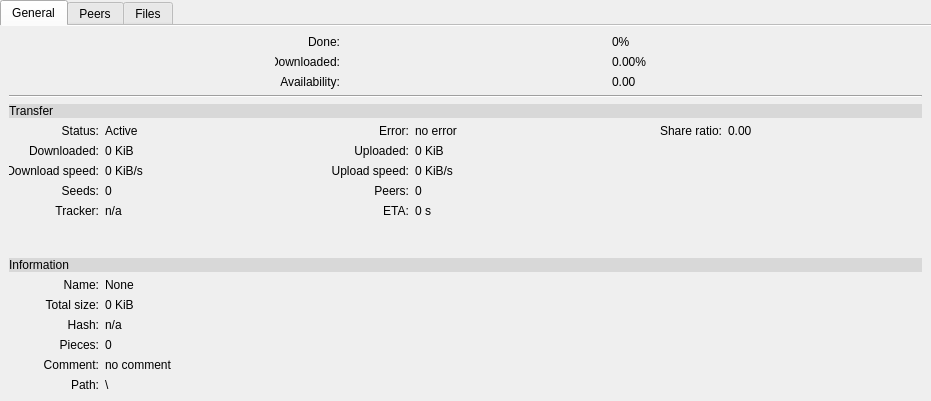
<?xml version="1.0" encoding="UTF-8"?>
<ui version="4.0">
 <author>Miller</author>
 <class>TabWidget_Details</class>
 <widget class="QTabWidget" name="TabWidget_Details">
  <property name="geometry">
   <rect>
    <x>0</x>
    <y>0</y>
    <width>931</width>
    <height>401</height>
   </rect>
  </property>
  <property name="sizePolicy">
   <sizepolicy hsizetype="Preferred" vsizetype="Preferred">
    <horstretch>0</horstretch>
    <verstretch>0</verstretch>
   </sizepolicy>
  </property>
  <property name="minimumSize">
   <size>
    <width>0</width>
    <height>0</height>
   </size>
  </property>
  <property name="maximumSize">
   <size>
    <width>16777215</width>
    <height>16777215</height>
   </size>
  </property>
  <property name="windowTitle">
   <string>TabWidget</string>
  </property>
  <property name="autoFillBackground">
   <bool>false</bool>
  </property>
  <property name="styleSheet">
   <string notr="true"/>
  </property>
  <property name="currentIndex">
   <number>0</number>
  </property>
  <property name="documentMode">
   <bool>true</bool>
  </property>
  <widget class="QWidget" name="tab_General">
   <attribute name="icon">
    <iconset resource="Aria2cRemote.qrc">
     <normaloff>:/icon/info.png</normaloff>:/icon/info.png</iconset>
   </attribute>
   <attribute name="title">
    <string>General</string>
   </attribute>
   <layout class="QVBoxLayout" name="verticalLayout_20">
    <item>
     <layout class="QHBoxLayout" name="horizontalLayout_Progress">
      <item>
       <widget class="QLabel" name="label_Done_Text">
        <property name="maximumSize">
         <size>
          <width>65</width>
          <height>16777215</height>
         </size>
        </property>
        <property name="text">
         <string>Done:</string>
        </property>
        <property name="alignment">
         <set>Qt::AlignRight|Qt::AlignTrailing|Qt::AlignVCenter</set>
        </property>
       </widget>
      </item>
      <item>
       <widget class="QLabel" name="label_ProgressPercent_text">
        <property name="minimumSize">
         <size>
          <width>0</width>
          <height>0</height>
         </size>
        </property>
        <property name="maximumSize">
         <size>
          <width>42</width>
          <height>16777215</height>
         </size>
        </property>
        <property name="text">
         <string>0%</string>
        </property>
       </widget>
      </item>
     </layout>
    </item>
    <item>
     <layout class="QHBoxLayout" name="horizontalLayout_Pieces">
      <item>
       <widget class="QLabel" name="label_DownloadedPercent_Text">
        <property name="maximumSize">
         <size>
          <width>65</width>
          <height>16777215</height>
         </size>
        </property>
        <property name="text">
         <string>Downloaded:</string>
        </property>
        <property name="alignment">
         <set>Qt::AlignRight|Qt::AlignTrailing|Qt::AlignVCenter</set>
        </property>
       </widget>
      </item>
      <item>
       <widget class="QLabel" name="label_DownloadPercent_Text">
        <property name="minimumSize">
         <size>
          <width>0</width>
          <height>0</height>
         </size>
        </property>
        <property name="maximumSize">
         <size>
          <width>42</width>
          <height>16777215</height>
         </size>
        </property>
        <property name="text">
         <string>0.00%</string>
        </property>
       </widget>
      </item>
     </layout>
    </item>
    <item>
     <layout class="QHBoxLayout" name="horizontalLayout_Availability">
      <item>
       <widget class="QLabel" name="label_Availability_Text">
        <property name="maximumSize">
         <size>
          <width>65</width>
          <height>16777215</height>
         </size>
        </property>
        <property name="text">
         <string>Availability:</string>
        </property>
        <property name="alignment">
         <set>Qt::AlignRight|Qt::AlignTrailing|Qt::AlignVCenter</set>
        </property>
       </widget>
      </item>
      <item>
       <widget class="QLabel" name="label_AvailabilityPercent">
        <property name="minimumSize">
         <size>
          <width>0</width>
          <height>0</height>
         </size>
        </property>
        <property name="maximumSize">
         <size>
          <width>42</width>
          <height>16777215</height>
         </size>
        </property>
        <property name="text">
         <string>0.00</string>
        </property>
       </widget>
      </item>
     </layout>
    </item>
    <item>
     <widget class="Line" name="line">
      <property name="orientation">
       <enum>Qt::Horizontal</enum>
      </property>
     </widget>
    </item>
    <item>
     <layout class="QVBoxLayout" name="verticalLayout">
      <item>
       <widget class="QLabel" name="label_Transfer">
        <property name="styleSheet">
         <string notr="true">font: 75 13pt &quot;MS Shell Dlg 2&quot;;
background-color: rgb(216, 216, 216);</string>
        </property>
        <property name="text">
         <string>Transfer</string>
        </property>
        <property name="textFormat">
         <enum>Qt::RichText</enum>
        </property>
       </widget>
      </item>
      <item>
       <layout class="QHBoxLayout" name="horizontalLayout_2">
        <item>
         <layout class="QVBoxLayout" name="verticalLayout_2">
          <item>
           <widget class="QLabel" name="label_Status_Text">
            <property name="minimumSize">
             <size>
              <width>90</width>
              <height>0</height>
             </size>
            </property>
            <property name="maximumSize">
             <size>
              <width>90</width>
              <height>16777215</height>
             </size>
            </property>
            <property name="text">
             <string>Status:</string>
            </property>
            <property name="alignment">
             <set>Qt::AlignRight|Qt::AlignTrailing|Qt::AlignVCenter</set>
            </property>
           </widget>
          </item>
          <item>
           <widget class="QLabel" name="label_Downloaded_Text">
            <property name="minimumSize">
             <size>
              <width>90</width>
              <height>0</height>
             </size>
            </property>
            <property name="maximumSize">
             <size>
              <width>90</width>
              <height>16777215</height>
             </size>
            </property>
            <property name="text">
             <string>Downloaded:</string>
            </property>
            <property name="alignment">
             <set>Qt::AlignRight|Qt::AlignTrailing|Qt::AlignVCenter</set>
            </property>
           </widget>
          </item>
          <item>
           <widget class="QLabel" name="label_DownloadSpeed_Text">
            <property name="minimumSize">
             <size>
              <width>90</width>
              <height>0</height>
             </size>
            </property>
            <property name="maximumSize">
             <size>
              <width>90</width>
              <height>16777215</height>
             </size>
            </property>
            <property name="text">
             <string>Download speed:</string>
            </property>
            <property name="alignment">
             <set>Qt::AlignRight|Qt::AlignTrailing|Qt::AlignVCenter</set>
            </property>
           </widget>
          </item>
          <item>
           <widget class="QLabel" name="label_Seeds_Text">
            <property name="minimumSize">
             <size>
              <width>90</width>
              <height>0</height>
             </size>
            </property>
            <property name="maximumSize">
             <size>
              <width>90</width>
              <height>16777215</height>
             </size>
            </property>
            <property name="text">
             <string>Seeds:</string>
            </property>
            <property name="alignment">
             <set>Qt::AlignRight|Qt::AlignTrailing|Qt::AlignVCenter</set>
            </property>
           </widget>
          </item>
          <item>
           <widget class="QLabel" name="label_Tracker_Text">
            <property name="minimumSize">
             <size>
              <width>90</width>
              <height>0</height>
             </size>
            </property>
            <property name="maximumSize">
             <size>
              <width>90</width>
              <height>16777215</height>
             </size>
            </property>
            <property name="text">
             <string>Tracker:</string>
            </property>
            <property name="alignment">
             <set>Qt::AlignRight|Qt::AlignTrailing|Qt::AlignVCenter</set>
            </property>
           </widget>
          </item>
          <item>
           <spacer name="verticalSpacer">
            <property name="orientation">
             <enum>Qt::Vertical</enum>
            </property>
            <property name="sizeHint" stdset="0">
             <size>
              <width>20</width>
              <height>40</height>
             </size>
            </property>
           </spacer>
          </item>
         </layout>
        </item>
        <item>
         <layout class="QVBoxLayout" name="verticalLayout_8">
          <item>
           <widget class="QLabel" name="label_Status">
            <property name="text">
             <string>Active</string>
            </property>
           </widget>
          </item>
          <item>
           <widget class="QLabel" name="label_Downloaded">
            <property name="text">
             <string>0 KiB</string>
            </property>
           </widget>
          </item>
          <item>
           <widget class="QLabel" name="label_DownloadSpeed">
            <property name="text">
             <string>0 KiB/s</string>
            </property>
           </widget>
          </item>
          <item>
           <widget class="QLabel" name="label_Seeds">
            <property name="text">
             <string>0</string>
            </property>
           </widget>
          </item>
          <item>
           <widget class="QLabel" name="label_Tracker">
            <property name="text">
             <string>n/a</string>
            </property>
            <property name="wordWrap">
             <bool>true</bool>
            </property>
           </widget>
          </item>
          <item>
           <spacer name="verticalSpacer_4">
            <property name="orientation">
             <enum>Qt::Vertical</enum>
            </property>
            <property name="sizeHint" stdset="0">
             <size>
              <width>20</width>
              <height>40</height>
             </size>
            </property>
           </spacer>
          </item>
         </layout>
        </item>
        <item>
         <spacer name="horizontalSpacer">
          <property name="orientation">
           <enum>Qt::Horizontal</enum>
          </property>
          <property name="sizeHint" stdset="0">
           <size>
            <width>40</width>
            <height>20</height>
           </size>
          </property>
         </spacer>
        </item>
        <item>
         <layout class="QVBoxLayout" name="verticalLayout_11">
          <item>
           <widget class="QLabel" name="label_Error_Text_2">
            <property name="minimumSize">
             <size>
              <width>90</width>
              <height>0</height>
             </size>
            </property>
            <property name="maximumSize">
             <size>
              <width>90</width>
              <height>16777215</height>
             </size>
            </property>
            <property name="text">
             <string>Error:</string>
            </property>
            <property name="alignment">
             <set>Qt::AlignRight|Qt::AlignTrailing|Qt::AlignVCenter</set>
            </property>
           </widget>
          </item>
          <item>
           <widget class="QLabel" name="label_Uploaded_Text">
            <property name="minimumSize">
             <size>
              <width>90</width>
              <height>0</height>
             </size>
            </property>
            <property name="maximumSize">
             <size>
              <width>90</width>
              <height>16777215</height>
             </size>
            </property>
            <property name="text">
             <string>Uploaded:</string>
            </property>
            <property name="alignment">
             <set>Qt::AlignRight|Qt::AlignTrailing|Qt::AlignVCenter</set>
            </property>
           </widget>
          </item>
          <item>
           <widget class="QLabel" name="label_UploadSpeed_Text">
            <property name="minimumSize">
             <size>
              <width>90</width>
              <height>0</height>
             </size>
            </property>
            <property name="maximumSize">
             <size>
              <width>90</width>
              <height>16777215</height>
             </size>
            </property>
            <property name="text">
             <string>Upload speed:</string>
            </property>
            <property name="alignment">
             <set>Qt::AlignRight|Qt::AlignTrailing|Qt::AlignVCenter</set>
            </property>
           </widget>
          </item>
          <item>
           <widget class="QLabel" name="label_Peers_Text">
            <property name="minimumSize">
             <size>
              <width>90</width>
              <height>0</height>
             </size>
            </property>
            <property name="maximumSize">
             <size>
              <width>90</width>
              <height>16777215</height>
             </size>
            </property>
            <property name="text">
             <string>Peers:</string>
            </property>
            <property name="alignment">
             <set>Qt::AlignRight|Qt::AlignTrailing|Qt::AlignVCenter</set>
            </property>
           </widget>
          </item>
          <item>
           <widget class="QLabel" name="label_ETA_Text">
            <property name="minimumSize">
             <size>
              <width>90</width>
              <height>0</height>
             </size>
            </property>
            <property name="maximumSize">
             <size>
              <width>90</width>
              <height>16777215</height>
             </size>
            </property>
            <property name="text">
             <string>ETA:</string>
            </property>
            <property name="alignment">
             <set>Qt::AlignRight|Qt::AlignTrailing|Qt::AlignVCenter</set>
            </property>
           </widget>
          </item>
          <item>
           <spacer name="verticalSpacer_2">
            <property name="orientation">
             <enum>Qt::Vertical</enum>
            </property>
            <property name="sizeHint" stdset="0">
             <size>
              <width>20</width>
              <height>40</height>
             </size>
            </property>
           </spacer>
          </item>
         </layout>
        </item>
        <item>
         <layout class="QVBoxLayout" name="verticalLayout_10">
          <item>
           <widget class="QLabel" name="label_Error">
            <property name="text">
             <string>no error</string>
            </property>
           </widget>
          </item>
          <item>
           <widget class="QLabel" name="label_Uploaded">
            <property name="text">
             <string>0 KiB</string>
            </property>
           </widget>
          </item>
          <item>
           <widget class="QLabel" name="label_UploadSpeed">
            <property name="text">
             <string>0 KiB/s</string>
            </property>
           </widget>
          </item>
          <item>
           <widget class="QLabel" name="label_Peers">
            <property name="text">
             <string>0</string>
            </property>
           </widget>
          </item>
          <item>
           <widget class="QLabel" name="label_ETA">
            <property name="text">
             <string>0 s</string>
            </property>
           </widget>
          </item>
          <item>
           <spacer name="verticalSpacer_5">
            <property name="orientation">
             <enum>Qt::Vertical</enum>
            </property>
            <property name="sizeHint" stdset="0">
             <size>
              <width>20</width>
              <height>40</height>
             </size>
            </property>
           </spacer>
          </item>
         </layout>
        </item>
        <item>
         <spacer name="horizontalSpacer_3">
          <property name="orientation">
           <enum>Qt::Horizontal</enum>
          </property>
          <property name="sizeHint" stdset="0">
           <size>
            <width>40</width>
            <height>20</height>
           </size>
          </property>
         </spacer>
        </item>
        <item>
         <layout class="QVBoxLayout" name="verticalLayout_9">
          <item>
           <widget class="QLabel" name="label_ShareRatio_Text">
            <property name="minimumSize">
             <size>
              <width>90</width>
              <height>0</height>
             </size>
            </property>
            <property name="maximumSize">
             <size>
              <width>90</width>
              <height>16777215</height>
             </size>
            </property>
            <property name="text">
             <string>Share ratio:</string>
            </property>
            <property name="alignment">
             <set>Qt::AlignRight|Qt::AlignTrailing|Qt::AlignVCenter</set>
            </property>
           </widget>
          </item>
          <item>
           <spacer name="verticalSpacer_3">
            <property name="orientation">
             <enum>Qt::Vertical</enum>
            </property>
            <property name="sizeHint" stdset="0">
             <size>
              <width>20</width>
              <height>40</height>
             </size>
            </property>
           </spacer>
          </item>
         </layout>
        </item>
        <item>
         <layout class="QVBoxLayout" name="verticalLayout_3">
          <item>
           <widget class="QLabel" name="label_SharedRatio">
            <property name="text">
             <string>0.00</string>
            </property>
           </widget>
          </item>
          <item>
           <spacer name="verticalSpacer_6">
            <property name="orientation">
             <enum>Qt::Vertical</enum>
            </property>
            <property name="sizeHint" stdset="0">
             <size>
              <width>20</width>
              <height>40</height>
             </size>
            </property>
           </spacer>
          </item>
         </layout>
        </item>
        <item>
         <spacer name="horizontalSpacer_2">
          <property name="orientation">
           <enum>Qt::Horizontal</enum>
          </property>
          <property name="sizeHint" stdset="0">
           <size>
            <width>40</width>
            <height>20</height>
           </size>
          </property>
         </spacer>
        </item>
       </layout>
      </item>
     </layout>
    </item>
    <item>
     <layout class="QVBoxLayout" name="verticalLayout_12">
      <item>
       <widget class="QLabel" name="label_Information">
        <property name="styleSheet">
         <string notr="true">font: 75 13pt &quot;MS Shell Dlg 2&quot;;
background-color: rgb(216, 216, 216);</string>
        </property>
        <property name="text">
         <string>Information</string>
        </property>
        <property name="textFormat">
         <enum>Qt::RichText</enum>
        </property>
       </widget>
      </item>
      <item>
       <layout class="QHBoxLayout" name="horizontalLayout_5">
        <item>
         <layout class="QVBoxLayout" name="verticalLayout_19">
          <item>
           <widget class="QLabel" name="label_Name_Text">
            <property name="minimumSize">
             <size>
              <width>90</width>
              <height>0</height>
             </size>
            </property>
            <property name="maximumSize">
             <size>
              <width>90</width>
              <height>16777215</height>
             </size>
            </property>
            <property name="text">
             <string>Name:</string>
            </property>
            <property name="alignment">
             <set>Qt::AlignRight|Qt::AlignTrailing|Qt::AlignVCenter</set>
            </property>
           </widget>
          </item>
          <item>
           <widget class="QLabel" name="label_TotalSize_Text">
            <property name="minimumSize">
             <size>
              <width>90</width>
              <height>0</height>
             </size>
            </property>
            <property name="maximumSize">
             <size>
              <width>90</width>
              <height>16777215</height>
             </size>
            </property>
            <property name="text">
             <string>Total size:</string>
            </property>
            <property name="alignment">
             <set>Qt::AlignRight|Qt::AlignTrailing|Qt::AlignVCenter</set>
            </property>
           </widget>
          </item>
          <item>
           <widget class="QLabel" name="label_Hash_Text">
            <property name="minimumSize">
             <size>
              <width>90</width>
              <height>0</height>
             </size>
            </property>
            <property name="maximumSize">
             <size>
              <width>90</width>
              <height>16777215</height>
             </size>
            </property>
            <property name="text">
             <string>Hash:</string>
            </property>
            <property name="alignment">
             <set>Qt::AlignRight|Qt::AlignTrailing|Qt::AlignVCenter</set>
            </property>
           </widget>
          </item>
          <item>
           <widget class="QLabel" name="label_Pieces_Text">
            <property name="minimumSize">
             <size>
              <width>90</width>
              <height>0</height>
             </size>
            </property>
            <property name="maximumSize">
             <size>
              <width>90</width>
              <height>16777215</height>
             </size>
            </property>
            <property name="text">
             <string>Pieces:</string>
            </property>
            <property name="alignment">
             <set>Qt::AlignRight|Qt::AlignTrailing|Qt::AlignVCenter</set>
            </property>
           </widget>
          </item>
          <item>
           <widget class="QLabel" name="label_Comment_Text">
            <property name="minimumSize">
             <size>
              <width>90</width>
              <height>0</height>
             </size>
            </property>
            <property name="maximumSize">
             <size>
              <width>90</width>
              <height>16777215</height>
             </size>
            </property>
            <property name="text">
             <string>Comment:</string>
            </property>
            <property name="alignment">
             <set>Qt::AlignRight|Qt::AlignTrailing|Qt::AlignVCenter</set>
            </property>
           </widget>
          </item>
          <item>
           <widget class="QLabel" name="label_Path_text">
            <property name="minimumSize">
             <size>
              <width>90</width>
              <height>0</height>
             </size>
            </property>
            <property name="maximumSize">
             <size>
              <width>90</width>
              <height>16777215</height>
             </size>
            </property>
            <property name="text">
             <string>Path:</string>
            </property>
            <property name="alignment">
             <set>Qt::AlignRight|Qt::AlignTrailing|Qt::AlignVCenter</set>
            </property>
           </widget>
          </item>
          <item>
           <spacer name="verticalSpacer_7">
            <property name="orientation">
             <enum>Qt::Vertical</enum>
            </property>
            <property name="sizeHint" stdset="0">
             <size>
              <width>20</width>
              <height>40</height>
             </size>
            </property>
           </spacer>
          </item>
         </layout>
        </item>
        <item>
         <layout class="QVBoxLayout" name="verticalLayout_18">
          <item>
           <widget class="QLabel" name="label_Name">
            <property name="text">
             <string>None</string>
            </property>
           </widget>
          </item>
          <item>
           <widget class="QLabel" name="label_TotalSize">
            <property name="text">
             <string>0 KiB</string>
            </property>
           </widget>
          </item>
          <item>
           <widget class="QLabel" name="label_Hash">
            <property name="text">
             <string>n/a</string>
            </property>
           </widget>
          </item>
          <item>
           <widget class="QLabel" name="label_Pieces">
            <property name="text">
             <string>0</string>
            </property>
           </widget>
          </item>
          <item>
           <widget class="QLabel" name="label_Comment">
            <property name="text">
             <string>no comment</string>
            </property>
           </widget>
          </item>
          <item>
           <widget class="QLabel" name="label_Path">
            <property name="text">
             <string>\</string>
            </property>
           </widget>
          </item>
          <item>
           <spacer name="verticalSpacer_10">
            <property name="orientation">
             <enum>Qt::Vertical</enum>
            </property>
            <property name="sizeHint" stdset="0">
             <size>
              <width>20</width>
              <height>40</height>
             </size>
            </property>
           </spacer>
          </item>
         </layout>
        </item>
        <item>
         <spacer name="horizontalSpacer_6">
          <property name="orientation">
           <enum>Qt::Horizontal</enum>
          </property>
          <property name="sizeHint" stdset="0">
           <size>
            <width>40</width>
            <height>20</height>
           </size>
          </property>
         </spacer>
        </item>
       </layout>
      </item>
     </layout>
    </item>
   </layout>
  </widget>
  <widget class="QWidget" name="tab_Peers">
   <attribute name="icon">
    <iconset resource="Aria2cRemote.qrc">
     <normaloff>:/icon/user.png</normaloff>:/icon/user.png</iconset>
   </attribute>
   <attribute name="title">
    <string>Peers</string>
   </attribute>
   <layout class="QHBoxLayout" name="horizontalLayout">
    <item>
     <widget class="QTreeWidget" name="treeWidget_Peers_Servers">
      <property name="sizePolicy">
       <sizepolicy hsizetype="Preferred" vsizetype="Preferred">
        <horstretch>0</horstretch>
        <verstretch>0</verstretch>
       </sizepolicy>
      </property>
      <property name="alternatingRowColors">
       <bool>true</bool>
      </property>
      <property name="rootIsDecorated">
       <bool>false</bool>
      </property>
      <property name="sortingEnabled">
       <bool>true</bool>
      </property>
      <column>
       <property name="text">
        <string notr="true">IP Address</string>
       </property>
      </column>
      <column>
       <property name="text">
        <string>Down speed</string>
       </property>
      </column>
      <column>
       <property name="text">
        <string>Upspeed</string>
       </property>
      </column>
     </widget>
    </item>
   </layout>
  </widget>
  <widget class="QWidget" name="tab_Files">
   <attribute name="icon">
    <iconset resource="Aria2cRemote.qrc">
     <normaloff>:/icon/document.png</normaloff>:/icon/document.png</iconset>
   </attribute>
   <attribute name="title">
    <string>Files</string>
   </attribute>
   <layout class="QGridLayout" name="gridLayout">
    <item row="0" column="0">
     <widget class="QTreeWidget" name="treeWidget_files">
      <property name="sizePolicy">
       <sizepolicy hsizetype="Preferred" vsizetype="Preferred">
        <horstretch>0</horstretch>
        <verstretch>0</verstretch>
       </sizepolicy>
      </property>
      <property name="alternatingRowColors">
       <bool>true</bool>
      </property>
      <property name="rootIsDecorated">
       <bool>false</bool>
      </property>
      <column>
       <property name="text">
        <string notr="true">Name</string>
       </property>
      </column>
      <column>
       <property name="text">
        <string>Size</string>
       </property>
      </column>
      <column>
       <property name="text">
        <string>Type</string>
       </property>
      </column>
     </widget>
    </item>
   </layout>
  </widget>
 </widget>
 <resources>
  <include location="Aria2cRemote.qrc"/>
 </resources>
 <connections/>
</ui>
